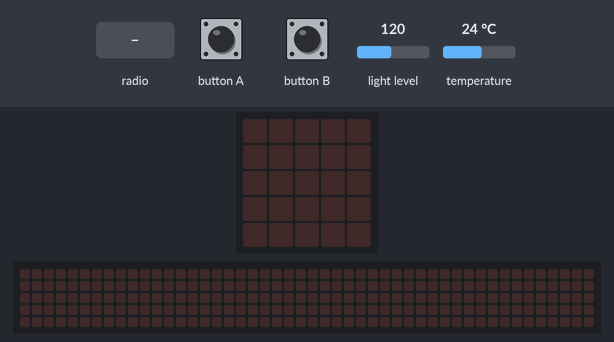
The program below on a simulated BBC micro:bit running MicroPython. Parts: the board's 5×5 LED display, a strip that is not on the board, showing the scrolling text unrolled. The inputs (shaded band) are chosen by the test bench; at power-on: light level 120, temperature 24 °C. No radio messages arrive unless stated (any console line starting 'radio sent:' is added by the test bench); the 48×5 strip is a reading aid, not a part: it shows the text the display is scrolling, unrolled, one strip-width of it at a time; what the program prints to the serial console is not drawn.

Above: at 1.2 s.
1.3 s: radio message "1" arrives
At 1.37 s:
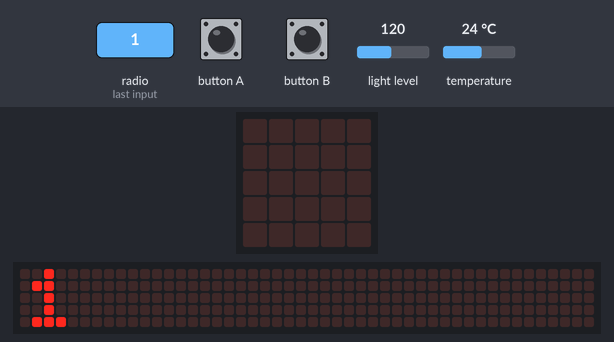
4.3 s: button A pressed for 0.15 s
At 4.8 s:
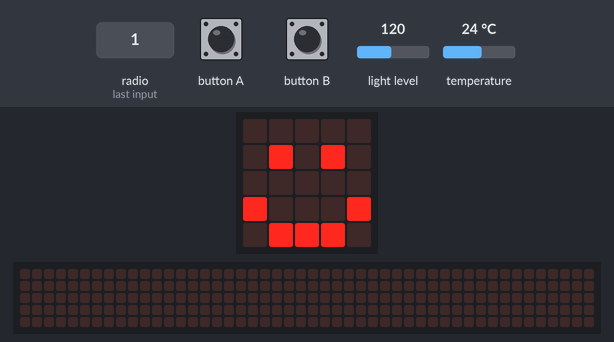
6.8 s: button B pressed for 0.15 s
At 7.6 s:
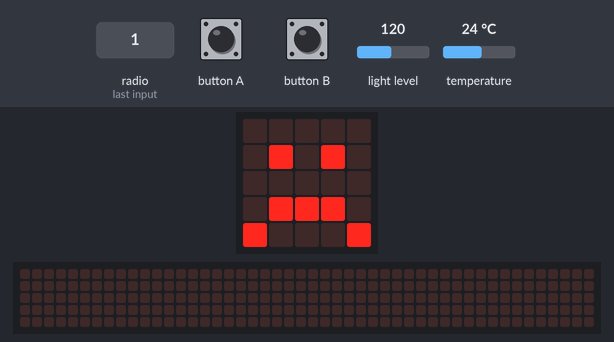
9.3 s: radio message "1" arrives
At 9.52 s:
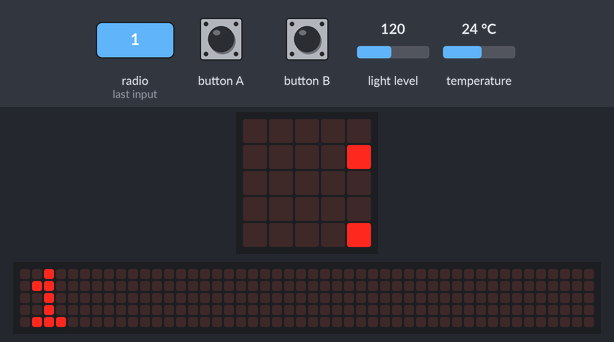
12.3 s: button A pressed for 1 s
At 13.1 s:
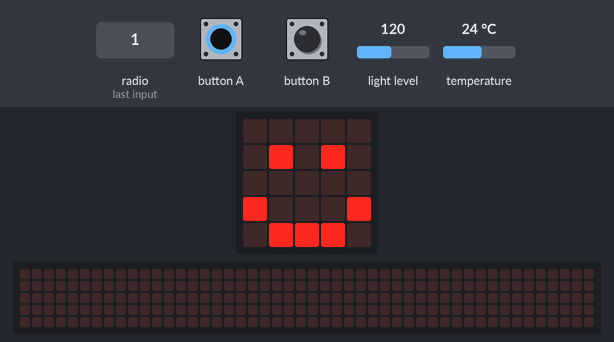
Timing chart, 0 to 15.3 s (numbered marks = the images above; inputs shaded):
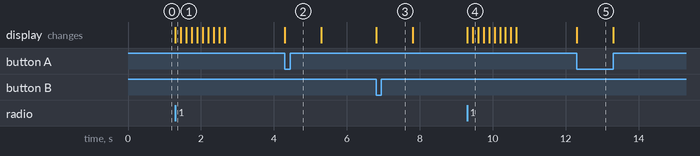

The program:

radioButton.py
```python
from microbit import *
import radio

radio.config(group=199)
radio.on()

uart.init(baudrate=115200)

while True:
    if button_a.was_pressed():
        display.show(Image.HAPPY)
        # temp = str(temperature())
        # msg = "#N1:" + temp + "$"
        Temperature = str(temperature())
        msg = "N1" + Temperature
        msg_str = str(msg, 'UTF-8')
        radio.send(msg_str)
        uart.write(msg_str)
        sleep(1000)
        display.clear()

    if button_b.was_pressed():
        display.show(Image.SAD)
        # light_level = str(display.read_light_level())
        # msg = "#N2:" + light_level + "$"
        LightLevel = str(display.read_light_level())
        msg = "N1" + LightLevel
        msg_str = str(msg, 'UTF-8')
        radio.send(msg_str)
        uart.write(msg_str)
        sleep(1000)
        display.clear()

    msg_radio = radio.receive()
    if msg_radio is not None:
        uart.write(msg_radio)
        display.scroll(msg_radio)
        # msg_acknowledgement = "A:" + msg_radio
        # msg_str = str(msg_acknowledgement, 'UTF-8')
        # radio.send(msg_str)
```

Measured:
- after the input at 1.3 s, the display: changes at once (image 1)
- after the input at 4.3 s, the display: changes at once (image 2)
- after the input at 6.8 s, the display: changes at once (image 3)
- after the input at 9.3 s, the display: first changes at once (image 4 shows a later state)
- after the input at 12.3 s, the display: changes at once (image 5)
